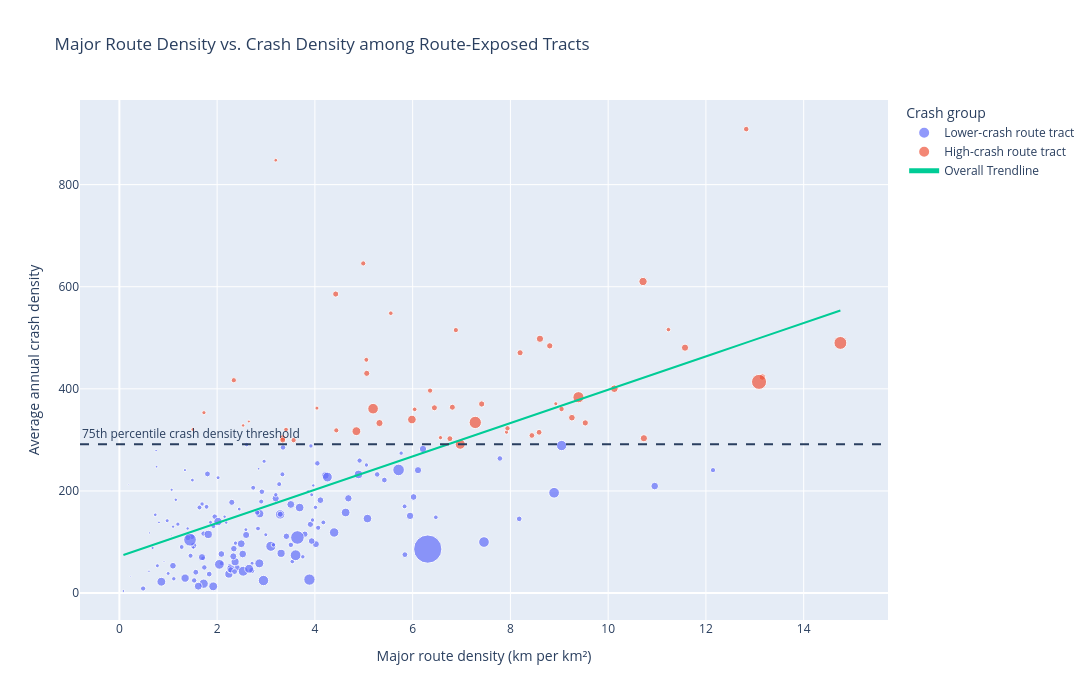

Here is the notebook cell this chart was saved with:
### Markdown cell above
### High-crash route tract scatter: q75 threshold + trendline

### Code cell
import plotly.express as px

# Create readable label for high-crash classification
route_tracts["route_crash_group"] = np.where(
    route_tracts["high_crash_route_tract"] == 1,
    "High-crash route tract",
    "Lower-crash route tract"
)

# 75th percentile threshold used to define high-crash tracts
q75 = route_tracts["avg_annual_crash_density"].quantile(0.75)

fig = px.scatter(
    route_tracts,
    x="major_route_density_km_per_km2",
    y="avg_annual_crash_density",
    color="route_crash_group",
    size="major_route_length_km",
    trendline="ols",
    trendline_scope="overall",
    opacity=0.70,
    hover_data={
        "GEOID": True,
        "total_crashes": True,
        "major_route_length_km": ":.2f",
        "major_route_share": ":.2f",
        "major_route_density_km_per_km2": ":.2f",
        "avg_annual_crash_density": ":.2f",
        "black_alone_share":":.2f",
        "hispanic_share":":.2f",
        "route_crash_group":True
    },
    labels={
        "major_route_density_km_per_km2": "Major route density (km per km²)",
        "avg_annual_crash_density": "Average annual crash density",
        "major_route_length_km": "Major route length (km)",
        "route_crash_group": "Crash group"
    },
    title="Major Route Density vs. Crash Density among Route-Exposed Tracts"
)

fig.add_hline(
    y=q75,
    line_dash="dash",
    annotation_text="75th percentile crash density threshold",
    annotation_position="top left"
)

fig.update_layout(
    width=1100,
    height=700
)

### Figure 1 — Plotly figure (JSON) as saved in the notebook; plotly's stock layout.template omitted (floating-point values rounded to 4 significant figures; data arrays with more than 128 entries replaced by an {"elided": "..."} marker saying what was removed)
{"data": [{"customdata": {"elided": "153x7 mixed values"}, "hovertemplate": "Crash group=%{customdata[6]}<br>Major route density (km per km²)=%{x:.2f}<br>Average annual crash density=%{y:.2f}<br>Major route length (km)=%{customdata[2]:.2f}<br>GEOID=%{customdata[0]}<br>total_crashes=%{customdata[1]}<br>major_route_share=%{customdata[3]:.2f}<br>black_alone_share=%{customdata[4]:.2f}<br>hispanic_share=%{customdata[5]:.2f}<extra></extra>", "legendgroup": "Lower-crash route tract", "marker": {"color": "#636efa", "opacity": 0.7, "size": {"elided": "153 float values"}, "sizemode": "area", "sizeref": 0.1027, "symbol": "circle"}, "mode": "markers", "name": "Lower-crash route tract", "orientation": "v", "showlegend": true, "type": "scatter", "x": {"elided": "153 float values"}, "xaxis": "x", "y": {"elided": "153 float values"}, "yaxis": "y"}, {"customdata": {"elided": "52x7 mixed values"}, "hovertemplate": "Crash group=%{customdata[6]}<br>Major route density (km per km²)=%{x:.2f}<br>Average annual crash density=%{y:.2f}<br>Major route length (km)=%{customdata[2]:.2f}<br>GEOID=%{customdata[0]}<br>total_crashes=%{customdata[1]}<br>major_route_share=%{customdata[3]:.2f}<br>black_alone_share=%{customdata[4]:.2f}<br>hispanic_share=%{customdata[5]:.2f}<extra></extra>", "legendgroup": "High-crash route tract", "marker": {"color": "#EF553B", "opacity": 0.7, "size": [0.4554, 2.658, 2.008, 3.006, 1.406, 1.933, 0.9469, 0.8375, 1.756, 1.94, 1.247, 1.371, 1.936, 3.497, 1.592, 1.102, 2.73, 1.861, 2.015, 1.784, 1.696, 0.8405, 0.9405, 2.28, 1.049, 1.527, 2.167, 2.697, 1.471, 2.051, 6.41, 3.842, 1.112, 1.128, 2.166, 0.8913, 5.789, 4.019, 1.433, 0.6277, 1.868, 1.398, 1.356, 1.422, 2.679, 0.7027, 8.544, 7.787, 5.229, 0.7193, 1.813, 11.67], "sizemode": "area", "sizeref": 0.1027, "symbol": "circle"}, "mode": "markers", "name": "High-crash route tract", "orientation": "v", "showlegend": true, "type": "scatter", "x": [2.649, 11.57, 9.532, 10.13, 6.884, 5.061, 7.921, 4.042, 8.587, 8.198, 5.052, 4.989, 4.426, 10.71, 12.82, 5.553, 8.604, 6.445, 7.412, 6.762, 8.439, 8.928, 6.57, 9.258, 11.23, 9.046, 13.15, 10.73, 7.94, 8.805, 9.393, 5.985, 6.042, 3.41, 3.341, 1.73, 5.19, 4.849, 3.565, 2.532, 6.812, 6.357, 4.438, 2.341, 5.321, 1.503, 14.75, 7.281, 6.973, 3.199, 3.342, 13.09], "xaxis": "x", "y": [336.0, 480.6, 333.3, 400.2, 515.1, 430.3, 315.3, 362.2, 314.9, 470.6, 456.9, 645.7, 585.7, 610.3, 908.8, 548.2, 498.1, 362.9, 370.3, 302.4, 308.7, 370.8, 304.4, 343.5, 516.1, 360.5, 423.2, 303.2, 322.6, 484.2, 383.6, 339.9, 359.8, 320.3, 303.6, 353.3, 361.1, 317.1, 299.5, 328.3, 364.0, 396.5, 318.7, 416.9, 332.9, 320.4, 490.0, 334.2, 291.5, 847.8, 299.7, 413.6], "yaxis": "y"}, {"hovertemplate": "<b>OLS trendline</b><br>avg_annual_crash_density = 32.6413 * major_route_density_km_per_km2 + 71.8254<br>R<sup>2</sup>=0.403742<br><br>Major route density (km per km²)=%{x:.2f}<br>Average annual crash density=%{y:.2f} <b>(trend)</b><extra></extra>", "legendgroup": "Overall Trendline", "line": {"color": "#00cc96"}, "mode": "lines", "name": "Overall Trendline", "showlegend": true, "type": "scatter", "x": {"elided": "205 float values"}, "xaxis": "x", "y": {"elided": "205 float values"}, "yaxis": "y"}], "layout": {"annotations": [{"showarrow": false, "text": "75th percentile crash density threshold", "x": 0, "xanchor": "left", "xref": "x domain", "y": 291.5, "yanchor": "bottom", "yref": "y"}], "height": 700, "legend": {"itemsizing": "constant", "title": {"text": "Crash group"}, "tracegroupgap": 0}, "shapes": [{"line": {"dash": "dash"}, "type": "line", "x0": 0, "x1": 1, "xref": "x domain", "y0": 291.5, "y1": 291.5, "yref": "y"}], "title": {"text": "Major Route Density vs. Crash Density among Route-Exposed Tracts"}, "width": 1100, "xaxis": {"anchor": "y", "domain": [0, 1], "title": {"text": "Major route density (km per km²)"}}, "yaxis": {"anchor": "x", "domain": [0, 1], "title": {"text": "Average annual crash density"}}}}
